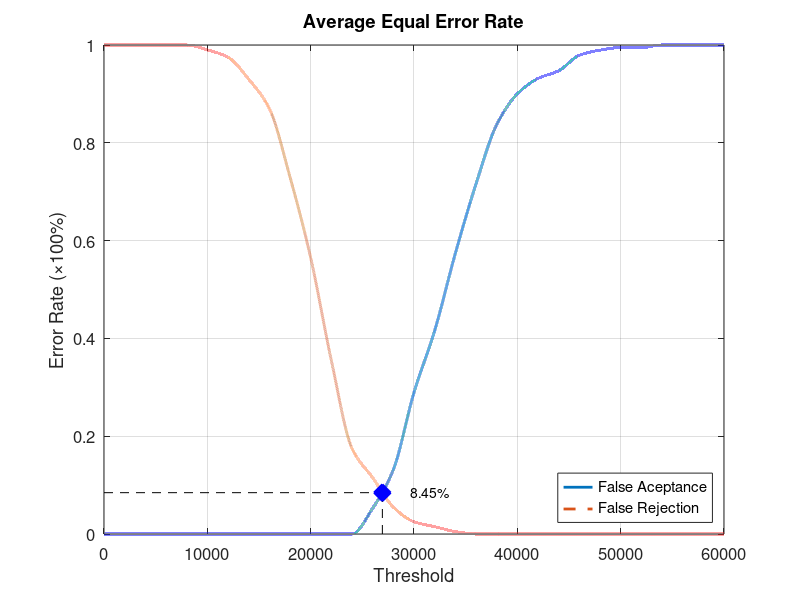
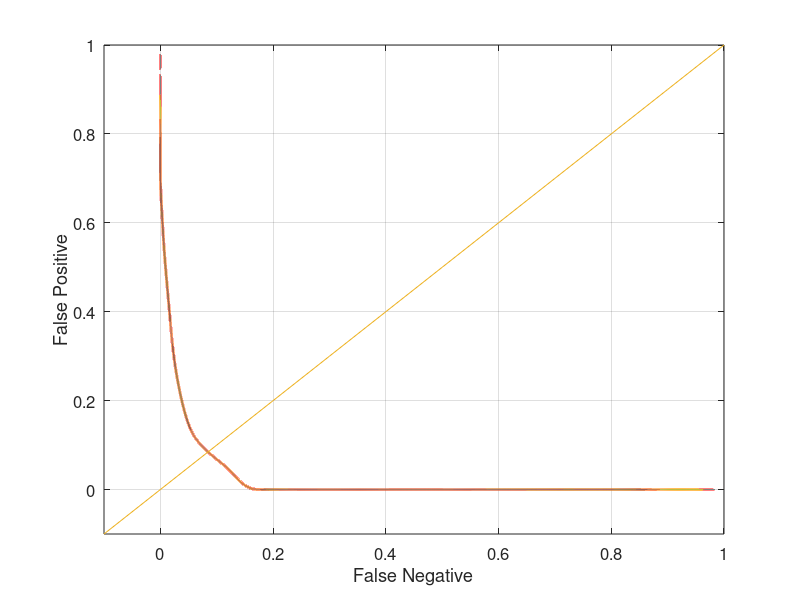

The MATLAB source for these figures, in order:
function yEER = Database4_2
close all;
clear;
clc;
x = 0:2000:60000;
xq = 0:0.5:60000;

y0 = [0 0 0 0 0 0 0 0 0 0 0 0 0 0.0526316 0.131579 0.289474 0.415789 0.573684 0.715789 0.836842 0.9 0.931579 0.947368 0.978947 0.989474 0.994737 0.994737 1 1 1 1];
yy0 = interp1(x, y0, xq, 'pchip');
y1 = [1 1 1 1 1 0.99 0.975 0.93 0.87 0.73 0.565 0.355 0.175 0.115 0.055 0.025 0.015 0.005 0 0 0 0 0 0 0 0 0 0 0 0 0];
yy1 = interp1(x, y1, xq, 'pchip');

% Calculating EER: 
y2 = abs(y0 - y1);
find(y2 == min(y2))
yy2 = abs(yy0 - yy1);
xEER = find(yy2 == min(yy2));
xEERIndex = xq(xEER) % X-axis EER
yEER = yy0(xEER) % Y-axis EER

main = figure
plot(xq, yy0,'-','LineWidth', 2);	hold on
plot(xq, yy1,'--','LineWidth', 2);	hold on
plot([xEERIndex xEERIndex], [0 yEER], 'k--');	hold on
plot([0 xEERIndex], [yEER yEER], 'k--');	hold on
plot(xEERIndex, yEER, 'bx', 'LineWidth', 10);	hold on
text(xEERIndex + 10 * xEERIndex / 100, yEER, [num2str(round((10000 * yEER)) / 100) '%'])
legend('False Aceptance', 'False Rejection', 'Location', 'SouthEast')
xlabel('Threshold')
ylabel('Error Rate (\times100%)')
title('Average Equal Error Rate')
set(gca, 'FontSize', 12)
axis([0 60000 0 1])
grid on

print(main, 'Database4_2Main', '-dpng');
FNRxFPR = figure('Color', [1 1 1]);
plot(yy1, yy0, '-', yy1, yy0, 'LineWidth', 2);
hold on
y = -0.1:0.1:1
plot(y, y); 
set(gca, 'FontSize', 12)
xlabel('False Negative')
ylabel('False Positive')
axis([-0.1 1 -0.1 1])
set(gca, 'FontSize', 12)
grid on

print(FNRxFPR, 'Database4_2FNRxFPR','-dpng');
end
